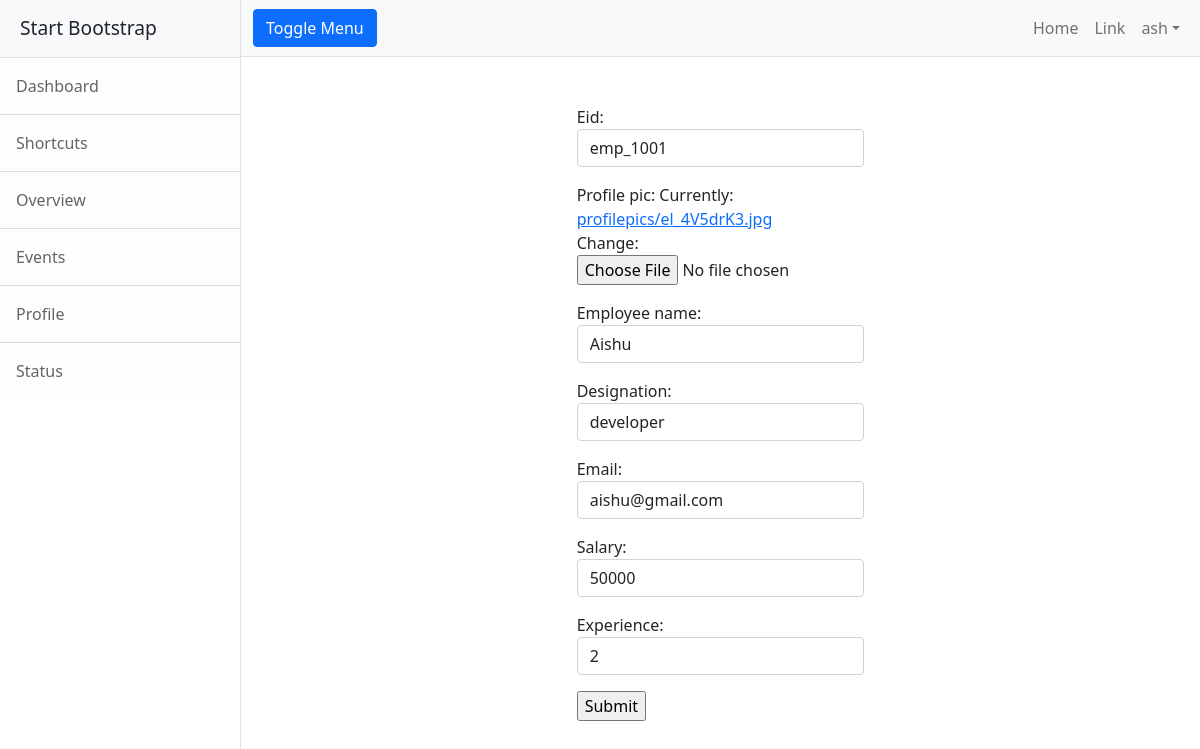
The app's page /employee/change/emp_1001 (signed in) with its own data.
### employee/models.py (models this page shows, shortened)
class Employee(models.Model):
    eid=models.CharField(max_length=100,primary_key=True)
    profile_pic=models.ImageField(upload_to="profilepics",null=True)
    employee_name=models.CharField(max_length=100)
    designation=models.CharField(max_length=100)
    email=models.EmailField(unique=True)
    salary=models.PositiveIntegerField()
    experience=models.PositiveIntegerField(null=True)

### employee/views.py (the view, shortened to what this page needs)
# urls.py: path('change/<str:e_id>',views.EmployeeEditView.as_view(),name="emp-edit"),
@method_decorator(signin_required,name="dispatch")
class EmployeeEditView(View):
    def get(self,request,*args,**kwargs):
        eid=kwargs.get("e_id")
        employee=Employee.objects.get(eid=eid)
        form=EmployeeForm(instance=employee)
        return render(request,"emp-edit.html",{"form":form})

### employee/forms.py
class EmployeeForm(forms.ModelForm):
    class Meta:
        model=Employee
        fields='__all__'
        widgets={
            "eid":forms.TextInput(attrs={"class":"form-control"}),
            "employee_name":forms.TextInput(attrs={"class":"form-control"}),
            "designation":forms.TextInput(attrs={"class":"form-control"}),
            "email":forms.EmailInput(attrs={"class":"form-control"}),
            "salary":forms.NumberInput(attrs={"class":"form-control"}),
            "experience":forms.NumberInput(attrs={"class": "form-control"}),
        }

### employee/views.py (called while the page is built)
def signin_required(fn):
    def wrapper(request,*args,**kwargs):
        if request.user.is_authenticated:
            return fn(request,*args,**kwargs)
        else:
            messages.error(request,"user must login")
            return redirect("signin")
    return wrapper

### employee/templates/emp-edit.html (shortened to what this page needs)
{%extends 'base.html'%}
{%block body_block%}
<div class="container">
    <div class="row mt-5">
        <div class="col-4"></div>
        <div class="col-4">
            <form action="" method="post" enctype="multipart/form-data">
                {{form.as_p}}
                <div class="mb3">
                    <input type="submit">
                </div>
            </form>
        </div>
        <div class="col-4"></div>
    </div>
</div>
{%endblock%}

### employee/templates/base.html (shortened to what this page needs)
<!DOCTYPE html>
{%load static%}
<html lang="en">
    <head>
        <link href="{%static 'css/styles.css'%}" rel="stylesheet" />
    </head>
    <body>
        <div class="d-flex" id="wrapper">
            <div class="border-end bg-white" id="sidebar-wrapper">
                <div class="sidebar-heading border-bottom bg-light">Start Bootstrap</div>
                <div class="list-group list-group-flush">
                    <a class="list-group-item list-group-item-action list-group-item-light p-3" href="#!">Dashboard</a>
                    <a class="list-group-item list-group-item-action list-group-item-light p-3" href="#!">Shortcuts</a>
                    <a class="list-group-item list-group-item-action list-group-item-light p-3" href="#!">Overview</a>
                    <a class="list-group-item list-group-item-action list-group-item-light p-3" href="#!">Events</a>
                    <a class="list-group-item list-group-item-action list-group-item-light p-3" href="#!">Profile</a>
                    <a class="list-group-item list-group-item-action list-group-item-light p-3" href="#!">Status</a>
                </div>
            </div>
            <div id="page-content-wrapper">
                <nav class="navbar navbar-expand-lg navbar-light bg-light border-bottom">
                    <div class="container-fluid">
                        <button class="btn btn-primary" id="sidebarToggle">Toggle Menu</button>
                        <div class="collapse navbar-collapse" id="navbarSupportedContent">
                            <ul class="navbar-nav ms-auto mt-2 mt-lg-0">
                                <li class="nav-item active"><a class="nav-link" href="#!">Home</a></li>
                                <li class="nav-item"><a class="nav-link" href="#!">Link</a></li>
                                <li class="nav-item dropdown">
                                    <a class="nav-link dropdown-toggle" id="navbarDropdown" href="#" role="button" data-bs-toggle="dropdown" aria-haspopup="true" aria-expanded="false">{{request.user}}</a>
                                </li>
                            </ul>
                        </div>
                    </div>
                </nav>
                <div class="container-fluid">
                    {%block body_block%}
                    {%endblock%}
            </div>
        </div>
    </body>
</html>

### records on screen
Employee: eid "emp_1001", employee_name "Aishu", designation "developer", email "aishu@gmail.com", salary "50000", experience "2"

### other values on screen
{{ request.user }} "ash"
